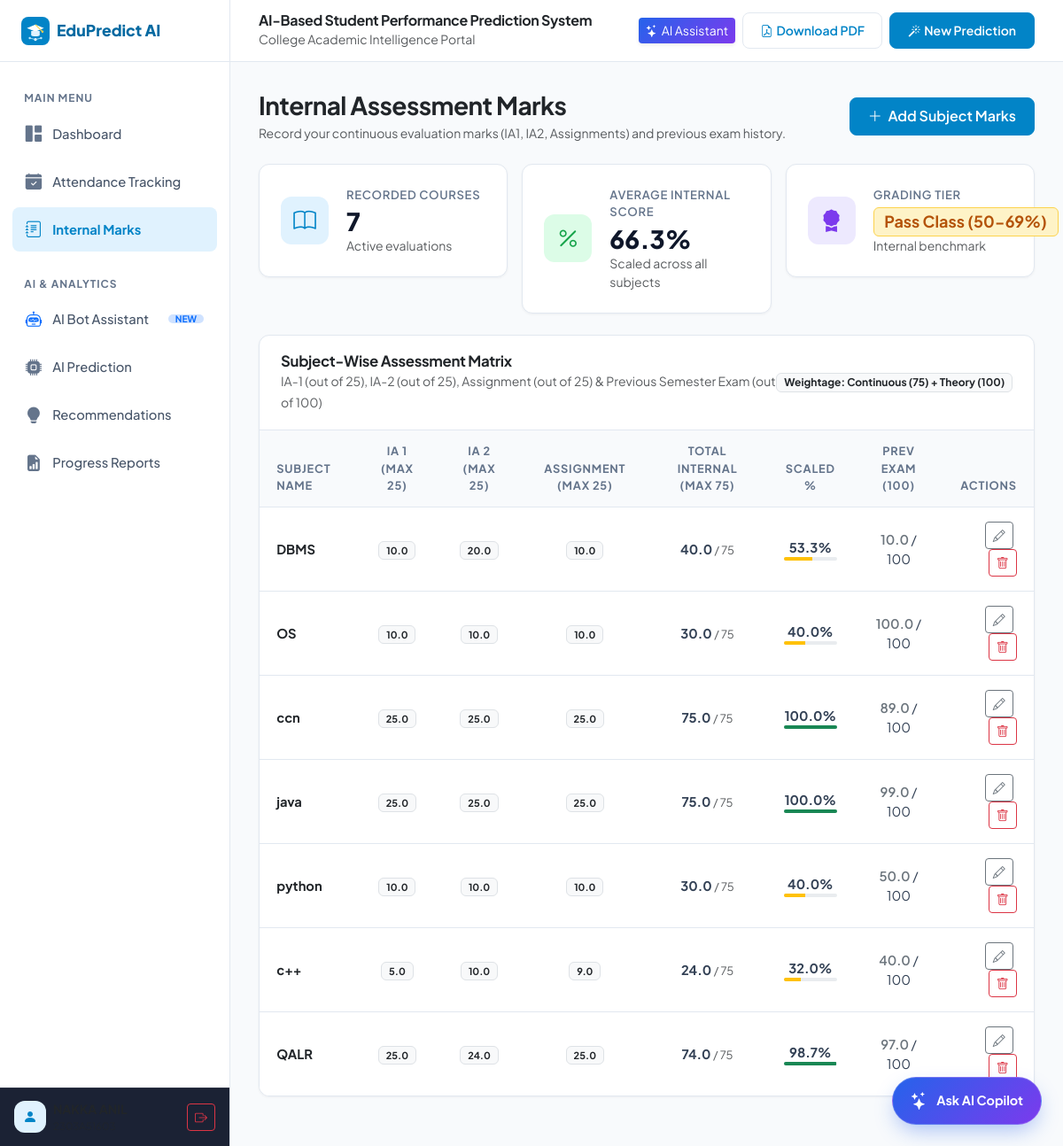
The page /internals (signed in) on the database its author committed.
### tables this page shows
CREATE TABLE internal_marks (
        id INTEGER PRIMARY KEY AUTOINCREMENT,
        student_id INTEGER NOT NULL,
        subject_name TEXT NOT NULL,
        ia1 REAL NOT NULL DEFAULT 0.0,
        ia2 REAL NOT NULL DEFAULT 0.0,
        assignment_marks REAL NOT NULL DEFAULT 0.0,
        previous_exam_marks REAL NOT NULL DEFAULT 0.0,
        updated_at TIMESTAMP DEFAULT CURRENT_TIMESTAMP,
        FOREIGN KEY (student_id) REFERENCES students(id) ON DELETE CASCADE
    );

### app.py (the view)
@app.route('/internals')
@login_required
def internals():
    student = get_current_student()
    conn = get_db_connection()
    records = conn.execute(
        "SELECT * FROM internal_marks WHERE student_id = ? ORDER BY id ASC",
        (student['id'],)
    ).fetchall()
    conn.close()
    enriched = []
    total_ia1 = 0
    total_ia2 = 0
    total_assign = 0
    total_scaled_pct = 0
    for r in records:
        ia1 = r['ia1']
        ia2 = r['ia2']
        assign = r['assignment_marks']
        prev = r['previous_exam_marks']
        tot = ia1 + ia2 + assign
        scaled_pct = round((tot / 75.0 * 100), 1)
        total_ia1 += ia1
        total_ia2 += ia2
        total_assign += assign
        total_scaled_pct += scaled_pct
        enriched.append({
            'id': r['id'],
            'subject_name': r['subject_name'],
            'ia1': ia1,
            'ia2': ia2,
            'assignment_marks': assign,
            'previous_exam_marks': prev,
            'total_internal': round(tot, 1),
            'scaled_pct': scaled_pct
        })
    count = len(enriched)
    avg_pct = round(total_scaled_pct / count, 1) if count > 0 else 0.0
    return render_template(
        'internals.html',
        student=student,
        records=enriched,
        avg_pct=avg_pct,
        count=count
    )

### app.py (called while the page is built)
def login_required(view):
    @functools.wraps(view)
    def wrapped_view(**kwargs):
        if 'student_db_id' not in session:
            flash("Please sign in to access your student dashboard.", "warning")
            return redirect(url_for('login'))
        return view(**kwargs)
    return wrapped_view

def get_current_student():
    if 'student_db_id' not in session:
        return None
    conn = get_db_connection()
    student = conn.execute("SELECT * FROM students WHERE id = ?", (session['student_db_id'],)).fetchone()
    conn.close()
    return student

### database.py (called while the page is built)
def get_db_connection():
    conn = sqlite3.connect(DB_PATH)
    conn.row_factory = sqlite3.Row
    conn.execute("PRAGMA foreign_keys = ON")
    return conn

### templates/internals.html (shortened to what this page needs)
{% extends 'base.html' %}
{% block content %}
<div class="container-fluid px-0">
  <div class="d-flex flex-wrap justify-content-between align-items-center mb-4 gap-3">
    <div>
      <h3 class="fw-bold text-dark mb-1">Internal Assessment Marks</h3>
      <p class="text-muted small mb-0">Record your continuous evaluation marks (IA1, IA2, Assignments) and previous exam history.</p>
    </div>
    <div>
      <button class="btn btn-primary-soft" data-bs-toggle="modal" data-bs-target="#addMarksModal">
        <i class="bi bi-plus-lg me-1"></i> Add Subject Marks
      </button>
    </div>
  </div>
  <div class="row g-3 mb-4">
    <div class="col-sm-6 col-md-4">
      <div class="metric-stat-card">
        <div class="metric-icon-box metric-icon-blue"><i class="bi bi-book"></i></div>
        <div>
          <div class="metric-label">Recorded Courses</div>
          <div class="metric-value">{{ count }}</div>
          <div class="small text-muted">Active evaluations</div>
        </div>
      </div>
    </div>
    <div class="col-sm-6 col-md-4">
      <div class="metric-stat-card">
        <div class="metric-icon-box metric-icon-green"><i class="bi bi-percent"></i></div>
        <div>
          <div class="metric-label">Average Internal Score</div>
          <div class="metric-value">{{ avg_pct }}%</div>
          <div class="small text-muted">Scaled across all subjects</div>
        </div>
      </div>
    </div>
    <div class="col-sm-6 col-md-4">
      <div class="metric-stat-card">
        <div class="metric-icon-box metric-icon-purple"><i class="bi bi-award-fill"></i></div>
        <div>
          <div class="metric-label">Grading Tier</div>
          <div class="metric-value fs-4">
            {% if avg_pct >= 85 %}
              <span class="badge badge-cat-excellent">Distinction (≥85%)</span>
            {% elif avg_pct >= 70 %}
              <span class="badge badge-cat-good">First Class (70-84%)</span>
            {% elif avg_pct >= 50 %}
              <span class="badge badge-cat-average">Pass Class (50-69%)</span>
            {% else %}
              <span class="badge badge-cat-needs-improvement">&lt;50% Remedial</span>
            {% endif %}
          </div>
          <div class="small text-muted">Internal benchmark</div>
        </div>
      </div>
    </div>
  </div>
  <div class="custom-card mb-4">
    <div class="card-header-clean">
      <div>
        <h5 class="text-dark">Subject-Wise Assessment Matrix</h5>
        <small class="text-muted">IA-1 (out of 25), IA-2 (out of 25), Assignment (out of 25) & Previous Semester Exam (out of 100)</small>
      </div>
      <span class="badge bg-light text-dark border">Weightage: Continuous (75) + Theory (100)</span>
    </div>
    <div class="table-responsive">
      <table class="table custom-table table-hover align-middle">
        <thead>
          <tr>
            <th>Subject Name</th>
            <th class="text-center">IA 1 (Max 25)</th>
            <th class="text-center">IA 2 (Max 25)</th>
            <th class="text-center">Assignment (Max 25)</th>
            <th class="text-center">Total Internal (Max 75)</th>
            <th class="text-center">Scaled %</th>
            <th class="text-center">Prev Exam (100)</th>
            <th class="text-end">Actions</th>
          </tr>
        </thead>
        <tbody>
          {% for r in records %}
            <tr>
              <td>
                <div class="fw-bold text-dark">{{ r['subject_name'] }}</div>
              </td>
              <td class="text-center">
                <span class="badge bg-light text-dark border px-2 py-1">{{ r['ia1'] }}</span>
              </td>
              <td class="text-center">
                <span class="badge bg-light text-dark border px-2 py-1">{{ r['ia2'] }}</span>
              </td>
              <td class="text-center">
                <span class="badge bg-light text-dark border px-2 py-1">{{ r['assignment_marks'] }}</span>
              </td>
              <td class="text-center">
                <strong>{{ r['total_internal'] }}</strong> <span class="text-muted small">/ 75</span>
              </td>
              <td class="text-center">
                <div class="fw-bold">{{ r['scaled_pct'] }}%</div>
                <div class="progress mx-auto" style="height: 4px; width: 60px;">
                  <div class="progress-bar {% if r['scaled_pct'] >= 75 %}bg-success{% elif r['scaled_pct'] >= 60 %}bg-primary{% else %}bg-warning{% endif %}" style="width: {{ r['scaled_pct'] }}%;"></div>
                </div>
              </td>
              <td class="text-center">
                <span class="fw-semibold text-secondary">{{ r['previous_exam_marks'] }}</span> / 100
              </td>
              <td class="text-end">
                <button class="btn btn-sm btn-outline-secondary me-1" data-bs-toggle="modal" data-bs-target="#editMarksModal{{ r['id'] }}" title="Edit Marks">
                  <i class="bi bi-pencil"></i>
                </button>
                <form action="{{ url_for('delete_internal', record_id=r['id']) }}" method="POST" class="d-inline" onsubmit="return confirm('Delete marks for {{ r['subject_name'] }}?');">
                  <button type="submit" class="btn btn-sm btn-outline-danger" title="Delete">
                    <i class="bi bi-trash"></i>
                  </button>
                </form>
              </td>
            </tr>
          {% else %}
            <tr>
              <td colspan="8" class="text-center py-4 text-muted">
                No internal marks added yet. Click "Add Subject Marks" or load sample coursework to get started.
              </td>
            </tr>
          {% endfor %}
        </tbody>
      </table>
    </div>
  </div>
</div>
{% endblock %}

### templates/base.html (shortened to what this page needs)
<!DOCTYPE html>
<html lang="en">
<head>
  <link href="https://cdn.jsdelivr.net/npm/bootstrap@5.3.3/dist/css/bootstrap.min.css" rel="stylesheet">
  <link rel="stylesheet" href="https://cdn.jsdelivr.net/npm/bootstrap-icons@1.11.3/font/bootstrap-icons.min.css">
  <link rel="stylesheet" href="{{ url_for('static', filename='css/style.css') }}">
  <link rel="stylesheet" href="{{ url_for('static', filename='css/chatbot.css') }}">
</head>
<body>
{% if session.get('student_db_id') %}
  <div class="app-container">
    <aside class="sidebar">
      <a href="{{ url_for('dashboard') }}" class="sidebar-brand">
        <img src="{{ url_for('static', filename='img/logo.svg') }}" alt="Logo" width="32" height="32" class="me-2">
        <span>EduPredict AI</span>
      </a>
      <div class="sidebar-nav">
        <div class="nav-category">Main Menu</div>
        <a href="{{ url_for('dashboard') }}" class="nav-link {% if request.endpoint == 'dashboard' %}active{% endif %}">
          <i class="bi bi-grid-1x2-fill"></i>
          <span>Dashboard</span>
        </a>
        <a href="{{ url_for('attendance') }}" class="nav-link {% if request.endpoint == 'attendance' %}active{% endif %}">
          <i class="bi bi-calendar-check-fill"></i>
          <span>Attendance Tracking</span>
        </a>
        <a href="{{ url_for('internals') }}" class="nav-link {% if request.endpoint == 'internals' %}active{% endif %}">
          <i class="bi bi-journal-text"></i>
          <span>Internal Marks</span>
        </a>
        <div class="nav-category mt-3">AI & Analytics</div>
        <a href="{{ url_for('chatbot_view') }}" class="nav-link {% if request.endpoint == 'chatbot_view' %}active{% endif %}">
          <i class="bi bi-robot text-primary"></i>
          <span>AI Bot Assistant</span>
          <span class="badge bg-primary-subtle text-primary rounded-pill ms-auto px-2 py-0" style="font-size: 0.65rem;">NEW</span>
        </a>
        <a href="{{ url_for('predict') }}" class="nav-link {% if request.endpoint == 'predict' %}active{% endif %}">
          <i class="bi bi-cpu-fill"></i>
          <span>AI Prediction</span>
        </a>
        <a href="{{ url_for('recommendations') }}" class="nav-link {% if request.endpoint == 'recommendations' %}active{% endif %}">
          <i class="bi bi-lightbulb-fill"></i>
          <span>Recommendations</span>
        </a>
        <a href="{{ url_for('reports') }}" class="nav-link {% if request.endpoint == 'reports' %}active{% endif %}">
          <i class="bi bi-file-earmark-bar-graph-fill"></i>
          <span>Progress Reports</span>
        </a>
      </div>
      <div class="sidebar-footer">
        <div class="d-flex align-items-center justify-content-between">
          <div class="d-flex align-items-center gap-2 overflow-hidden">
            <div class="metric-icon-box metric-icon-blue" style="width: 36px; height: 36px; font-size: 1rem;">
              <i class="bi bi-person-fill"></i>
            </div>
            <div class="overflow-hidden">
              <div class="text-truncate fw-bold small text-dark">{{ session.get('student_name', 'Student') }}</div>
              <div class="text-truncate text-muted" style="font-size: 0.72rem;">{{ session.get('student_roll', 'ID') }}</div>
            </div>
          </div>
          <a href="{{ url_for('logout') }}" class="btn btn-sm btn-outline-danger" title="Logout">
            <i class="bi bi-box-arrow-right"></i>
          </a>
        </div>
      </div>
    </aside>
    <div class="main-wrapper">
      <header class="top-navbar">
        <div class="d-flex align-items-center gap-2">
          <div class="d-none d-md-block">
            <h6 class="mb-0 fw-bold text-dark">AI-Based Student Performance Prediction System</h6>
            <span class="text-muted small">College Academic Intelligence Portal</span>
          </div>
        </div>
        <div class="d-flex align-items-center gap-2">
          <a href="{{ url_for('chatbot_view') }}" class="btn btn-sm btn-primary d-inline-flex align-items-center gap-1 shadow-sm" style="background: linear-gradient(135deg, #2563eb 0%, #7c3aed 100%); border: none;">
            <i class="bi bi-stars"></i> <span class="d-none d-sm-inline">AI Assistant</span>
          </a>
          <a href="{{ url_for('download_report_pdf') }}" class="btn btn-sm btn-outline-soft d-none d-sm-inline-flex align-items-center gap-1">
            <i class="bi bi-file-earmark-pdf"></i> Download PDF
          </a>
          <a href="{{ url_for('predict') }}" class="btn btn-sm btn-primary-soft d-inline-flex align-items-center gap-1">
            <i class="bi bi-magic"></i> New Prediction
          </a>
        </div>
      </header>
      <main class="content-body">
        {% block content %}{% endblock %}
      </main>
    </div>
  </div>
  {% if request.endpoint != 'chatbot_view' %}
    <a href="{{ url_for('chatbot_view') }}" class="floating-copilot-trigger" title="Open AI Bot Assistant">
      <i class="bi bi-stars fs-5"></i>
      <span>Ask AI Copilot</span>
    </a>
  {% endif %}
{% endif %}
</body>
</html>

### static/css/chatbot.css (style rules this page uses)
:root { --chat-bg: #f8fafc; --chat-sidebar-bg: #0f172a; --chat-sidebar-hover: #1e293b; --chat-sidebar-active: #2563eb; --chat-card-bg: #ffffff; --chat-border: #e2e8f0; --chat-primary: #2563eb; --chat-primary-hover: #1d4ed8; --chat-user-msg-bg: #eff6ff; --chat-user-msg-border: #bfdbfe; --chat-ai-msg-bg: #ffffff; --chat-ai-msg-border: #e2e8f0; --chat-text-dark: #0f172a; --chat-text-muted: #64748b; --chat-code-bg: #1e293b; }
.sidebar-footer { padding: 0.85rem 1rem; border-top: 1px solid rgba(255, 255, 255, 0.08); background: rgba(15, 23, 42, 0.95); }
.floating-copilot-trigger { position: fixed; bottom: 24px; right: 24px; z-index: 999; background: linear-gradient(135deg, #2563eb 0%, #7c3aed 100%); color: #ffffff; border-radius: 30px; padding: 0.7rem 1.25rem; display: flex; align-items: center; gap: 0.6rem; font-weight: 700; font-size: 0.9rem; box-shadow: 0 10px 25px -5px rgba(37, 99, 235, 0.4); text-decoration: none; transition: all 0.25s cubic-bezier(0.4, 0, 0.2, 1); border: 1px solid rgba(255, 255, 255, 0.2); }

### rows shown on the page
internal_marks: subject_name "DBMS", ia1 "10.0", ia2 "20.0", assignment_marks "10.0", total_internal "40.0", scaled_pct "53.3", previous_exam_marks "10.0"
internal_marks: subject_name "OS", ia1 "10.0", ia2 "10.0", assignment_marks "10.0", total_internal "30.0", scaled_pct "40.0", previous_exam_marks "100.0"
internal_marks: subject_name "ccn", ia1 "25.0", ia2 "25.0", assignment_marks "25.0", total_internal "75.0", scaled_pct "100.0", previous_exam_marks "89.0"
internal_marks: subject_name "java", ia1 "25.0", ia2 "25.0", assignment_marks "25.0", total_internal "75.0", scaled_pct "100.0", previous_exam_marks "99.0"
internal_marks: subject_name "python", ia1 "10.0", ia2 "10.0", assignment_marks "10.0", total_internal "30.0", scaled_pct "40.0", previous_exam_marks "50.0"
internal_marks: subject_name "c++", ia1 "5.0", ia2 "10.0", assignment_marks "9.0", total_internal "24.0", scaled_pct "32.0", previous_exam_marks "40.0"
internal_marks: subject_name "QALR", ia1 "25.0", ia2 "24.0", assignment_marks "25.0", total_internal "74.0", scaled_pct "98.7", previous_exam_marks "97.0"

### other values the page prints
{{ count }} "7"
{{ avg_pct }} "66.3"
